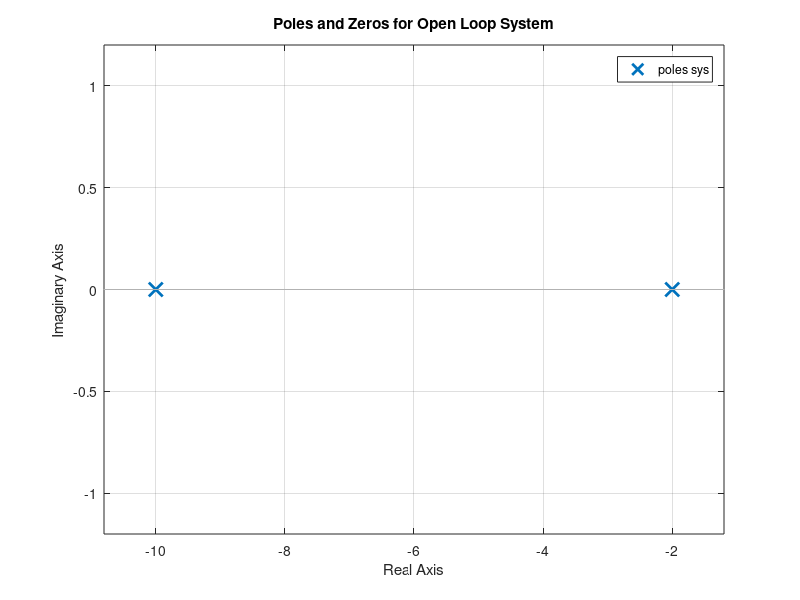
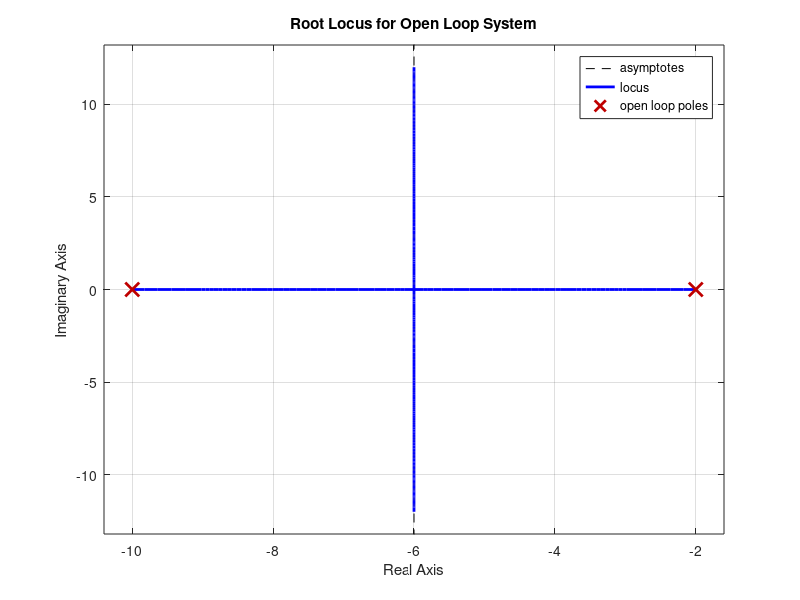
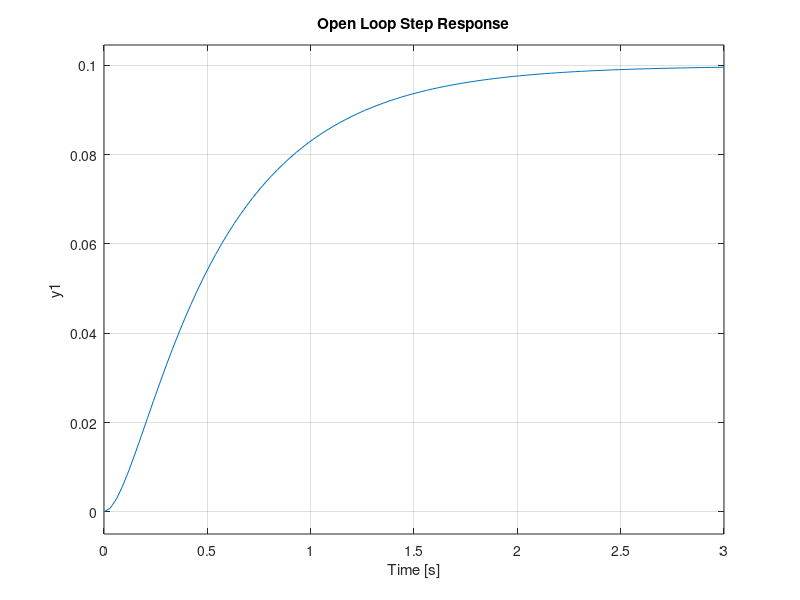

Write MATLAB code to recreate these figures, in order. (Note: this script raises an error after producing the figures.)
%Defining Constants
J = 0.01; %kg*m^2
b = 0.1; %N*m*s
K = 0.01; %N*m/A
R = 1; %Ohm
L = 0.5; %Henry

%Task 1: Determining TF of a DC Motor Velocity Servo

s = tf('s');
sys = K/(J*L*s^2 + (J*R+b*L)*s + (b*R+K^2));

%Task 2
%Determining the Poles and Zeroes of the TF
openPoles = pole(sys)
openZeros = zero(sys)

%Displaying poles and Zeroes in the Complex Plane
figure(1)
pzmap(sys)
title('Poles and Zeros for Open Loop System')

%Plotting Root Locus of the TF
figure(2)
rlocus(sys)
title('Root Locus for Open Loop System')

%Task 3
%Converting Open Loop System to a Closed Loop System
clsys = feedback(sys,1)

%Task 4
%Computing Step Response and System Specs
figure(3)
step(sys)
title('Open Loop Step Response')
openInfo = stepinfo(sys)

%Task 5
%Model Closed Loop System (P Control)

Kp = 100;
clsys = feedback(sys*Kp,1)

figure(4)
step(clsys)
title('P Control Step Response')

figure(5)
pzmap(clsys)
title('Poles and Zeros for P Control System')
pInfo = stepinfo(clsys)

%Model Closed Loop System (PD Control)
Kp = 100;
Kd = 10;
clsys = feedback(sys*(Kp+Kd*s),1)

figure(6)
step(clsys)
title('Step Response for PD Control System')

figure(7)
pzmap(clsys)
title('Poles and Zeros for PD Control System')

pdInfo = stepinfo(clsys)

%Model Closed Loop System (PI Control)
Kp = 100;
Ki = 0.01;
clsys = feedback(sys*(Kp+Ki/s),1)

figure(8)
step(clsys)
title('Step Response of PI Control System')

piInfo = stepinfo(clsys)

figure(9)
pzmap(clsys)
title('Poles and Zeros of PI Control System')

%Model Closed Loop System (PID Control)
Kp = 2000;
Kd = 500;
Ki = 10;
clsys = feedback(sys*(Kp+Kd*s+Ki/s),1)

figure(10)
step(clsys)
title('Step Response of PID Control System')

figure(11)
pzmap(clsys)
title('Poles and Zeros of PID Control System')

pidInfo = stepinfo(clsys)
